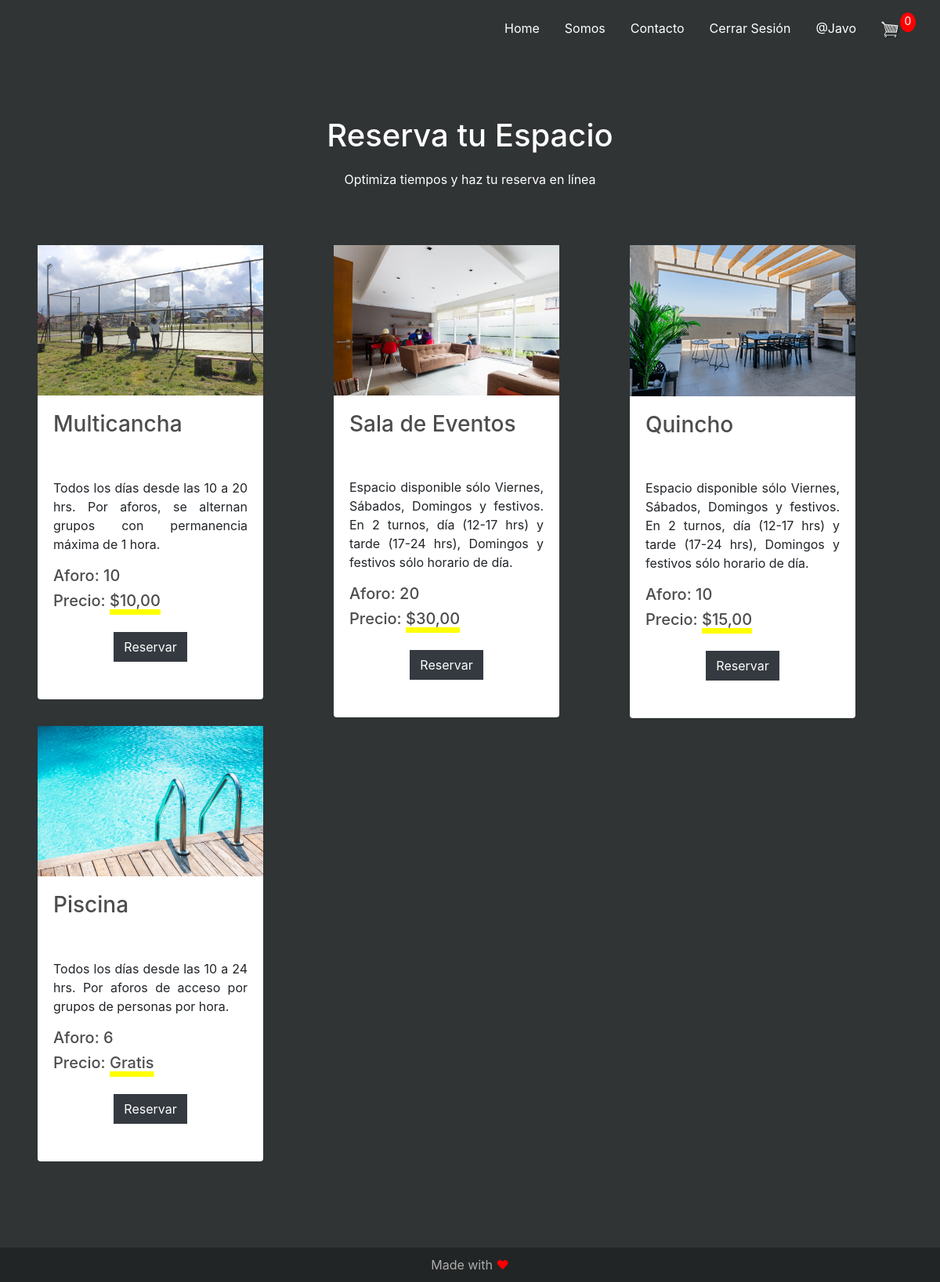
/espacio/ (signed in), run on the app's committed database.
### core/models.py (models this page shows, shortened)
class Espacio(models.Model):
    nombre = models.CharField(max_length=20)
    precio = models.DecimalField(max_digits=7, decimal_places=2, null=True, blank=True)
    aforo = models.PositiveIntegerField()
    descripcion = models.TextField(max_length=200)
    reservado = models.BooleanField(default=False, null=True, blank=True)
    imagen = models.ImageField(null=True, blank=True)
    @property
    def imageURL(self):
        try:
            url = self.imagen.url
        except:
            url = ''
        return url

### core/decorators.py (the view)
    def wrapper_func(request, *args, **kwargs):
        group = None
        if request.user.groups.exists():
            group = request.user.groups.all()[0].name
        if group == 'admin':
            return redirect('/admin/')
        if group == 'conserje':
            return redirect('conserje')
        if group == 'directiva':
            return redirect('userDire')
        if group == 'residente':
            return view_func(request, *args, **kwargs)

### core/models.py (called while the page is built)
    @property
    def obtener_total_espacios(self):
        cantreserva = self.cantreserva_set.all()
        total = sum([espacio.cantidad for espacio in cantreserva])
        return total

### core/templatetags/core_extras.py (called while the page is built)
@register.filter(name='grupo')
def grupo(user, group_name):
    g = Group.objects.get(name=group_name)
    return True if g in user.groups.all() else False

### core/utils.py (called while the page is built)
def carritoData(request):
    if request.user.is_authenticated:
        residente = request.user.residente
        reserva, created = Reserva.objects.get_or_create(
            residente=residente, pagada=False)
        espacios = reserva.cantreserva_set.all()
        espaciosCarrito = reserva.obtener_total_espacios
    else:
        espacios = []
        reserva = {'obtener_total_carrito': 0, 'obtener_total_espacios': 0, 'reservar': False}
        espaciosCarrito = reserva['obtener_total_espacios']
    return {'espaciosCarrito':espaciosCarrito, 'reserva':reserva, 'espacios':espacios}

### core/views.py (called while the page is built)
@login_required(login_url='login')
@residente_only
def espacio(request):
    data = carritoData(request)
    espaciosCarrito = data['espaciosCarrito']
    espacios = Espacio.objects.all()
    context = {'espacios': espacios, 'espaciosCarrito': espaciosCarrito}
    return render(request, 'core/espacio.html', context)

### core/templates/core/espacio.html
{% extends 'core/main.html' %}
{% load static %}
{% block content %}
<div class="row">
    <div class="col title">
      <h1 class="w_txt title">Reserva tu Espacio</h1>
      <p class="w_txt">Optimiza tiempos y haz tu reserva en línea</p>
    </div>
</div>
<div class="cards text-justify">
  <div class="row">
    {% for espacio in espacios %}
      <div class="col zoom">
        <div class="card" style="width: 18rem;">
          <img src="{{espacio.imageURL}}" alt="">
          <div class="card-body">
            <h3 class="card-title">{{espacio.nombre}}</h3>
          </div>
          <div class="card-body">
          <p>{{espacio.descripcion}}</p>
          <h5>Aforo: {{espacio.aforo}}</h5>
          {% if espacio.precio == 0 %}
            <h5>Precio: <span style="text-decoration: underline 5pt yellow;">Gratis</span></h5>
          {% else %}
            <h5>Precio: <span style="text-decoration: underline 5pt yellow;">${{espacio.precio|floatformat:2}}</span></h5>
          {% endif %}
          </div>
          <div class="text-center">
            <button data-espacio="{{espacio.id}}" data-action="add" class="btn btn-dark add-btn update-carrito">Reservar</button>
            <br><br><br>
          </div>
        </div>
      </div>
    {% endfor %}
  </div>
</div>
{% endblock content %}

### core/templates/core/main.html (shortened to what this page needs)
<!DOCTYPE html>
{% load static %}
{% load bootstrap4 %}
{% load core_extras %}
<html>
<head>
  {% bootstrap_css %}
  <link rel="stylesheet" href="https://cdn.jsdelivr.net/npm/bootstrap@4.6.1/dist/css/bootstrap.min.css"
>
  <link rel="stylesheet" href="{% static 'core/css/main.css' %}">
  <link type="text/css" rel="stylesheet" href="{% static 'core/css/estilos.css' %}">
</head>
<body class="bg">
  <div class="container-fluid">
    <div class="row">
      <div class="col">
        <header>
          <ul class="nav justify-content-end">
            <li class="nav-item">
              <a class="nav-link active" aria-current="page" href="{% url 'home' %}">Home</a>
            </li>
            <li class="nav-item">
              <a class="nav-link active" aria-current="page" href="#">Somos</a>
            </li>
            <li class="nav-item">
              <a class="nav-link" href="#">Contacto</a>
            </li>
            {% if user.is_authenticated %}
            <li class="nav-item">
              <a class="nav-link" href="{% url 'logout' %}">Cerrar Sesión</a>
            </li>
            <li class="nav-item">
              <a class="nav-link" href="{% url 'user' %}">@{{ user.username }}</a>
            </li>
              {% if not request.user|grupo:"conserje" %}
              <li class="nav-item">
                <div class="form-inline my-2 my-lg-0">
                  <a href="{% url 'carrito' %}">
                    <img id="cart-icon" src="{% static 'images/cart.png' %}">
                  </a>
                  <p id="cart-total">{{espaciosCarrito}}</p>
                </div>
              </li>
              {% endif %}
            {% else %}
            <li class="nav-item">
              <a class="nav-link" href="{% url 'login' %}">Iniciar Sesión</a>
            </li>
            {% endif %}
          </ul>
        </header>
      </div>
    </div>
  </div>
  <div>
    {% block content %}
    {% endblock %}
  </div>
  <div class="row">
    <br><br><br><br>
  </div>
  <div class="foot">
    <footer>
      <p class="pie">Made with <span style="color: #ff0000;">&#10084;</span></i></p>
    </footer>
  </div>
</body>
</html>

### core/static/core/css/main.css (style rules this page uses)
body { background-color: hsl(0, 0%, 98%); }
h1,h2,h3,h4,h5,h6 { color:hsl(0, 0%, 30%); }
#cart-icon { width:25px; display: inline-block; margin-left: 15px; }
#cart-total { display: block; text-align: center; color:#fff; background-color: red; width: 20px; height: 25px; border-radius: 50%; font-size: 14px; }
.btn { border-radius: 0; }

### core/static/core/css/estilos.css (style rules this page uses)
* { padding: 0px; }
body { overflow-x: hidden; }
body.bg { background-color: #303435; }
a { color: #FFF; }
.title { text-align: center; margin: 0.5em; }
.w_txt { color: #FFF; }
header { padding-top: 1em; margin-right: 1em; margin-bottom: 4em; }
ul { justify-content: end; }
footer { position: fixed; left: 0; bottom: 0; width: 100%; background-color: #222525; text-align: center; max-height: 10%; }
p.pie { margin-top: 5px; margin-bottom: 5px; padding-top: 5px; padding-bottom: 5px; color: #adadad; }
.card { margin: 0 auto; float:inline-start; margin-bottom: 10px; border: none; }
.cards { padding: 3em; }
.zoom { transition: transform .3s; margin: 0 auto; }

### data on the page
Espacio: imageURL (picture), nombre "Multicancha", descripcion "Todos los días desde las 10 a 20 hrs. Por aforos, se alternan grupos con permanencia máxima de 1 hora.", aforo "10", precio "10,00"
Espacio: imageURL (picture), nombre "Sala de Eventos", descripcion "Espacio disponible sólo Viernes, Sábados, Domingos y festivos. En 2 turnos, día (12-17 hrs) y tarde (17-24 hrs), Domingos y festivos sólo horario de día.", aforo "20", precio "30,00"
Espacio: imageURL (picture), nombre "Quincho", descripcion "Espacio disponible sólo Viernes, Sábados, Domingos y festivos. En 2 turnos, día (12-17 hrs) y tarde (17-24 hrs), Domingos y festivos sólo horario de día.", aforo "10", precio "15,00"
Espacio: imageURL (picture), nombre "Piscina", descripcion "Todos los días desde las 10 a 24 hrs. Por aforos de acceso por grupos de personas por hora.", aforo "6", shows "Precio:", precio "Gratis"

### other printed values
{{ user.username }} "Javo"
{{ espaciosCarrito }} "0"
